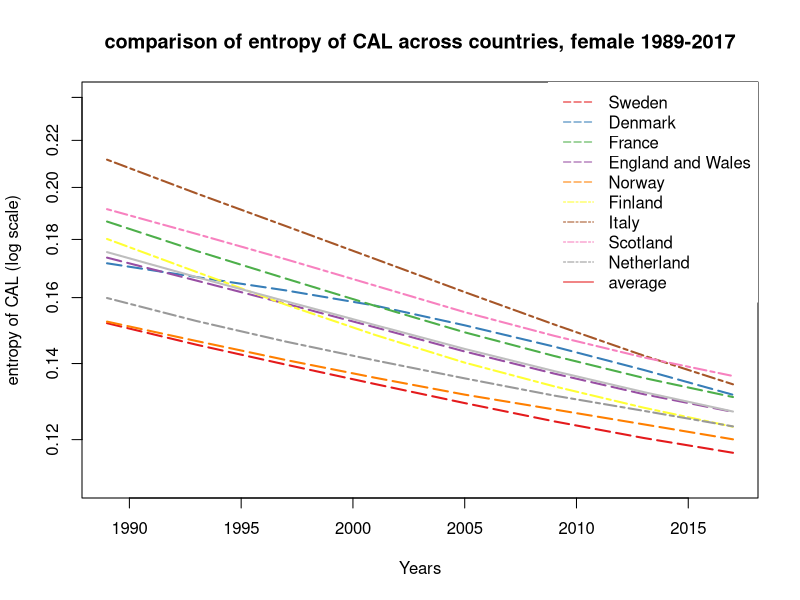
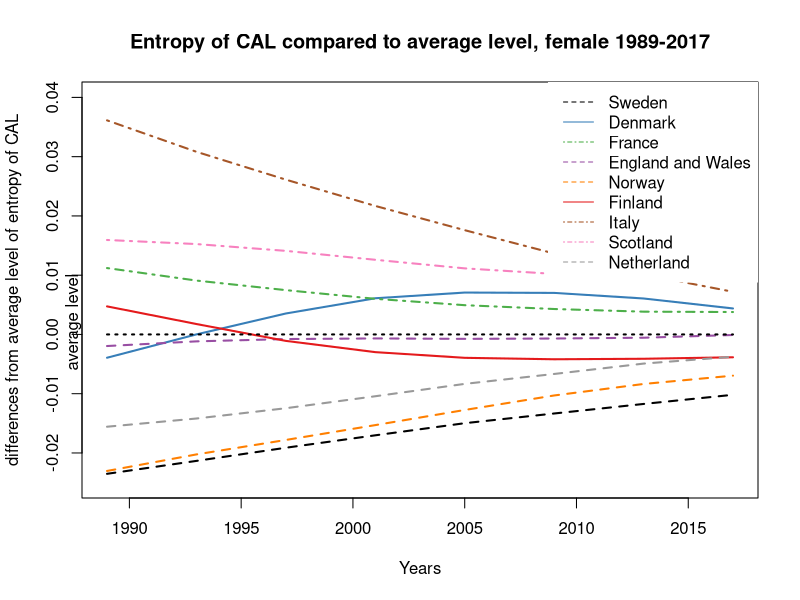

Source code (R) for these figures, in order:
#### Figure - entropy across time ####

#### beautiful figues1 ####

library(RColorBrewer)
# display.brewer.all()
cols<-brewer.pal(n=9,name = "Set1")

### CAL function ####

CALfunc <-function(Mx1,Y){
  CALlx1<-c()
  YM<-Y-Y1
  for (x in 1:111){
    if (x <(YM+1)){
      px1<-c()
      for (z in 1:x){
        px1<-c(px1,Mx1[z,YM-x+z])
      }
      lx1<-prod(px1)
    }
    CALlx1<-c(CALlx1,lx1)
  }
  CAL<-sum(c(1,CALlx1))+.5
  return(CAL)
}


### CAL dagger function ####

CALdagfunc <-function(Mx1,Y){
  CALdaglx1<-c()
  YM<-Y-Y1
  for (x in 1:111){
    if (x <(YM+1)){
      px1<-c()
      for (z in 1:x){
        px1<-c(px1,Mx1[z,YM-x+z])
      }
      lx1<-prod(px1)
      lx<-lx1*log(lx1)
    }
    CALdaglx1<-c(CALdaglx1,lx)
  }
  CALdagger<-sum(CALdaglx1)
  return(CALdagger)
}


### Data fitting ####

A1 <- read.table("Data/SWE.fltper_1x1.txt",header=TRUE,fill=TRUE,skip=1)
A2 <- read.table("Data/DNK.fltper_1x1.txt",header=TRUE,fill=TRUE,skip=1)
A3 <- read.table("Data/FRATNP.fltper_1x1.txt",header=TRUE,fill=TRUE,skip=1)
A4 <- read.table("Data/GBRTENW.fltper_1x1.txt",header=TRUE,fill=TRUE,skip=1)
A5 <- read.table("Data/NOR.fltper_1x1.txt",header=TRUE,fill=TRUE,skip=1)
A6 <- read.table("Data/FIN.fltper_1x1.txt",header=TRUE,fill=TRUE,skip=1)
A7 <- read.table("Data/ITA.fltper_1x1.txt",header=TRUE,fill=TRUE,skip=1)
A8 <- read.table("Data/GBRSCO.fltper_1x1.txt",header=TRUE,fill=TRUE,skip=1)
A9 <- read.table("Data/NLD.fltper_1x1.txt",header=TRUE,fill=TRUE,skip=1)

Y1 <- 1877
Y2 <- 2017

A1<-A1[(A1$Year>Y1)&(A1$Year<(Y2+1)),]
A2<-A2[(A2$Year>Y1)&(A2$Year<(Y2+1)),]
A3<-A3[(A3$Year>Y1)&(A3$Year<(Y2+1)),]
A4<-A4[(A4$Year>Y1)&(A4$Year<(Y2+1)),]
A5<-A5[(A5$Year>Y1)&(A5$Year<(Y2+1)),]
A6<-A6[(A6$Year>Y1)&(A6$Year<(Y2+1)),]
A7<-A7[(A7$Year>Y1)&(A7$Year<(Y2+1)),]
A8<-A8[(A8$Year>Y1)&(A8$Year<(Y2+1)),]
A9<-A9[(A9$Year>Y1)&(A9$Year<(Y2+1)),]

qx1<-matrix(1-A1$qx,111)
qx2<-matrix(1-A2$qx,111)
qx3<-matrix(1-A3$qx,111)
qx4<-matrix(1-A4$qx,111)
qx5<-matrix(1-A5$qx,111)
qx6<-matrix(1-A6$qx,111)
qx7<-matrix(1-A7$qx,111)
qx8<-matrix(1-A8$qx,111)
qx9<-matrix(1-A9$qx,111)

## CAL ####

CAL1 <- c()
for (i in seq(1989,2017,4)){
  CAL1 <- c(CAL1, CALfunc(qx1,i))
}

CAL2 <- c()
for (i in seq(1989,2017,4)){
  CAL2 <- c(CAL2, CALfunc(qx2,i))
}

CAL3 <- c()
for (i in seq(1989,2017,4)){
  CAL3 <- c(CAL3, CALfunc(qx3,i))
}

CAL4 <- c()
for (i in seq(1989,2017,4)){
  CAL4 <- c(CAL4, CALfunc(qx4,i))
}

CAL5 <- c()
for (i in seq(1989,2017,4)){
  CAL5 <- c(CAL5, CALfunc(qx5,i))
}

CAL6 <- c()
for (i in seq(1989,2017,4)){
  CAL6 <- c(CAL6, CALfunc(qx6,i))
}

CAL7 <- c()
for (i in seq(1989,2017,4)){
  CAL7 <- c(CAL7, CALfunc(qx7,i))
}

CAL8 <- c()
for (i in seq(1989,2017,4)){
  CAL8 <- c(CAL8, CALfunc(qx8,i))
}

CAL9 <- c()
for (i in seq(1989,2017,4)){
  CAL9 <- c(CAL9, CALfunc(qx9,i))
}
## CAL dagger ####

qx1 <- ifelse(qx1==0,1,qx1)
qx2 <- ifelse(qx2==0,1,qx2)
qx3 <- ifelse(qx3==0,1,qx3)
qx4 <- ifelse(qx4==0,1,qx4)
qx5 <- ifelse(qx5==0,1,qx5)
qx6 <- ifelse(qx6==0,1,qx6)
qx7 <- ifelse(qx7==0,1,qx7)
qx8 <- ifelse(qx8==0,1,qx8)
qx9 <- ifelse(qx9==0,1,qx9)

CALdagger1 <- c()
for (i in seq(1989,2017,4)){
  CALdagger1 <- c(CALdagger1, CALdagfunc(qx1,i))
}

CALdagger2 <- c()
for (i in seq(1989,2017,4)){
  CALdagger2 <- c(CALdagger2, CALdagfunc(qx2,i))
}

CALdagger3 <- c()
for (i in seq(1989,2017,4)){
  CALdagger3 <- c(CALdagger3, CALdagfunc(qx3,i))
}

CALdagger4 <- c()
for (i in seq(1989,2017,4)){
  CALdagger4 <- c(CALdagger4, CALdagfunc(qx4,i))
}

CALdagger5 <- c()
for (i in seq(1989,2017,4)){
  CALdagger5 <- c(CALdagger5, CALdagfunc(qx5,i))
}

CALdagger6 <- c()
for (i in seq(1989,2017,4)){
  CALdagger6 <- c(CALdagger6, CALdagfunc(qx6,i))
}

CALdagger7 <- c()
for (i in seq(1989,2017,4)){
  CALdagger7 <- c(CALdagger7, CALdagfunc(qx7,i))
}

CALdagger8 <- c()
for (i in seq(1989,2017,4)){
  CALdagger8 <- c(CALdagger8, CALdagfunc(qx8,i))
}

CALdagger9 <- c()
for (i in seq(1989,2017,4)){
  CALdagger9 <- c(CALdagger9, CALdagfunc(qx9,i))
}

CALdagger1 <- CALdagger1*-1
CALdagger2 <- CALdagger2*-1
CALdagger3 <- CALdagger3*-1
CALdagger4 <- CALdagger4*-1
CALdagger5 <- CALdagger5*-1
CALdagger6 <- CALdagger6*-1
CALdagger7 <- CALdagger7*-1
CALdagger8 <- CALdagger8*-1
CALdagger9 <- CALdagger9*-1

## entropy ####

entropyCAL1 <- CALdagger1/CAL1
entropyCAL2 <- CALdagger2/CAL2
entropyCAL3 <- CALdagger3/CAL3
entropyCAL4 <- CALdagger4/CAL4
entropyCAL5 <- CALdagger5/CAL5
entropyCAL6 <- CALdagger6/CAL6
entropyCAL7 <- CALdagger7/CAL7
entropyCAL8 <- CALdagger8/CAL8
entropyCAL9 <- CALdagger9/CAL9

CALavg <- rbind(entropyCAL1,entropyCAL2,entropyCAL3,
                entropyCAL4,entropyCAL5,entropyCAL6,
                entropyCAL7,entropyCAL8,entropyCAL9)
CALavg <- colMeans(CALavg)


#### Figure ####

Years <- seq(1989,2017,4)
png(file = "Output/Countries Comparison log scale, female 1989-2017.png",
    units = "in", width = 6, height = 8, res = 200)
plot(c(1989,2017),rev(c(0.11,0.24)),col = 0,
     xlab = "Years",ylab = "entropy of CAL (log scale)", 
     log = "y")
lines(Years,entropyCAL1,col = cols[1],lty=5,lwd = 2)
lines(Years,entropyCAL2,col = cols[2],pch=2,lty=5,lwd = 2)
lines(Years,entropyCAL3,col = cols[3],lty=5,lwd = 2)
lines(Years,entropyCAL4,col = cols[4],pch=3,lty=5,lwd = 2)
lines(Years,entropyCAL5,col = cols[5],pch=2,lty=5,lwd = 2)
lines(Years,entropyCAL6,col = cols[6],lty=6,lwd = 2)
lines(Years,entropyCAL7,col = cols[7],pch=3,lty=6,lwd = 2)
lines(Years,entropyCAL8,col = cols[8],lty=6,lwd = 2)
lines(Years,entropyCAL9,col = cols[9],lty=6,lwd = 2)
lines(Years,CALavg,col = "grey",pch = 16,lty = 1,lwd = 2)
title("comparison of entropy of CAL across countries, female 1989-2017")
legend("topright",c("Sweden","Denmark","France","England and Wales",
                    "Norway","Finland","Italy","Scotland","Netherland","average"),
       col = c(cols[1:9]),lty = c(5,5,5,5,5,6,6,6,6,1),
       box.col = 0)
dev.off()

### CALavg as the benchmark ####

diff1 <- entropyCAL1 - CALavg
diff2 <- entropyCAL2 - CALavg
diff3 <- entropyCAL3 - CALavg
diff4 <- entropyCAL4 - CALavg
diff5 <- entropyCAL5 - CALavg
diff6 <- entropyCAL6 - CALavg
diff7 <- entropyCAL7 - CALavg
diff8 <- entropyCAL8 - CALavg
diff9 <- entropyCAL9 - CALavg


### Plots ####

Years <- seq(1989,2017,4)
png(file = "Output/Countries Comparison average benchmark, female 1989-2017.png",
    units = "in", width = 7, height = 9, res = 300)
plot(c(1989,2017),c(-0.025,0.04),col = 0,
     xlab = "Years",
     ylab="differences from average level of entropy of CAL")
lines(Years,diff1,type = "l",
      col = "black",lty=2,lwd = 2,
      cex = 1,pch = 20)
lines(Years,diff2,type = "l",
      col = cols[2],lty=1,lwd = 2,
      cex = 1,pch = 20)
lines(Years,diff3,type = "l",
      col = cols[3],lty=4,lwd = 2,
      cex = 1,pch = 20)
lines(Years,diff4,type = "l",
      col = cols[4],lty=2,lwd = 2,
      cex = 1,pch = 20)
lines(Years,diff5,type = "l",
      col = cols[5],lty=2,lwd = 2,
      cex = 1,pch = 20)
lines(Years,diff6,type = "l",
      col = cols[1],lty=1,lwd = 2,
      cex = 1,pch = 20)
lines(Years,diff7,type = "l",
      col = cols[7],lty=4,lwd = 2,
      cex = 1,pch = 20)
lines(Years,diff8,type = "l",
      col = cols[8],lty=4,lwd = 2,
      cex = 1,pch = 20)
lines(Years,diff9,type = "l",
      col = cols[9],lty=2,lwd = 2,
      cex = 1,pch = 20)
lines(Years,rep(0,times=8),
      col = 1, lty = 3, lwd = 2,
      cex = 1,pch = 20)
legend("topright",c("Sweden","Denmark","France",
                    "England and Wales","Norway",
                    "Finland","Italy","Scotland","Netherland"),
       col = c("black",cols[2:5],cols[1],cols[7:9]),
       lty = c(2,1,4,2,2,1,4,4,2,3),box.col = 0)
title("Entropy of CAL compared to average level, female 1989-2017")
mtext("average level", side = 2,adj = 0.4)
dev.off()
